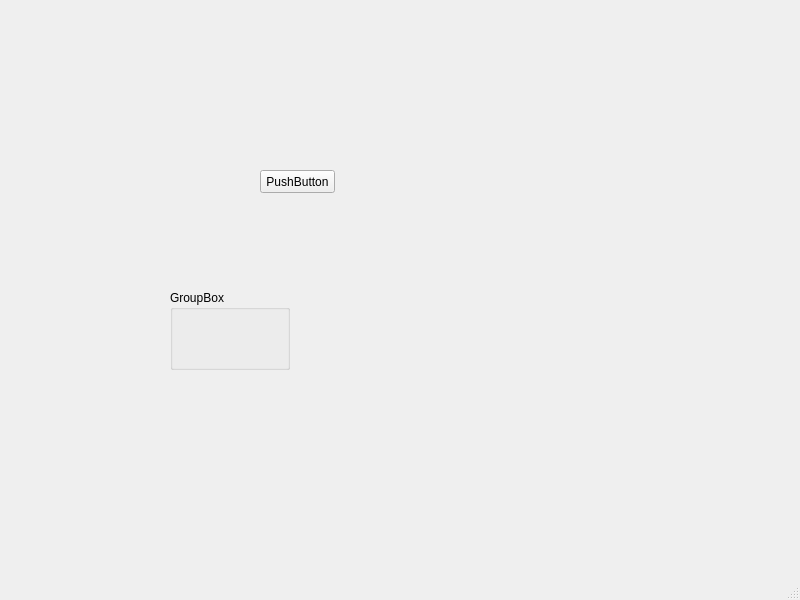
<?xml version="1.0" encoding="UTF-8"?>
<ui version="4.0">
 <class>MainWindow</class>
 <widget class="QMainWindow" name="MainWindow">
  <property name="geometry">
   <rect>
    <x>0</x>
    <y>0</y>
    <width>800</width>
    <height>600</height>
   </rect>
  </property>
  <property name="windowTitle">
   <string>MainWindow</string>
  </property>
  <widget class="QWidget" name="centralwidget">
   <widget class="QPushButton" name="pushButton">
    <property name="geometry">
     <rect>
      <x>260</x>
      <y>170</y>
      <width>75</width>
      <height>23</height>
     </rect>
    </property>
    <property name="text">
     <string>PushButton</string>
    </property>
   </widget>
   <widget class="QGroupBox" name="groupBox">
    <property name="geometry">
     <rect>
      <x>170</x>
      <y>290</y>
      <width>120</width>
      <height>80</height>
     </rect>
    </property>
    <property name="title">
     <string>GroupBox</string>
    </property>
   </widget>
  </widget>
  <widget class="QMenuBar" name="menubar">
   <property name="geometry">
    <rect>
     <x>0</x>
     <y>0</y>
     <width>800</width>
     <height>23</height>
    </rect>
   </property>
  </widget>
  <widget class="QStatusBar" name="statusbar"/>
 </widget>
 <resources/>
 <connections/>
</ui>
